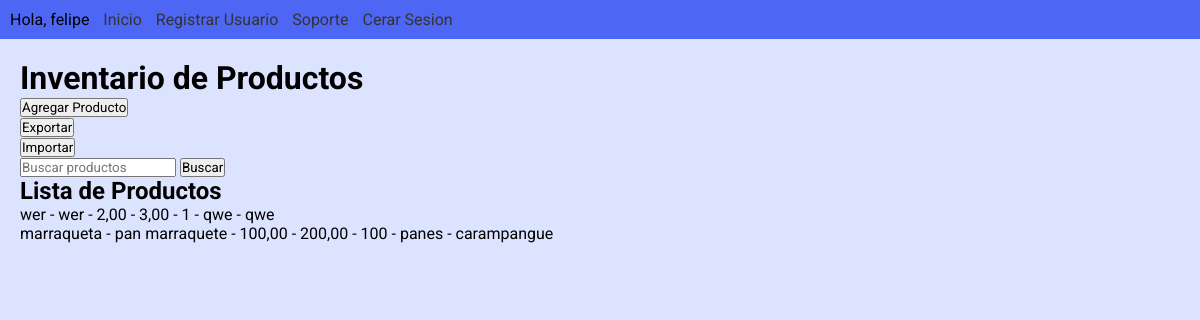
The page /inventario/ (signed in) on the database as committed earlier.
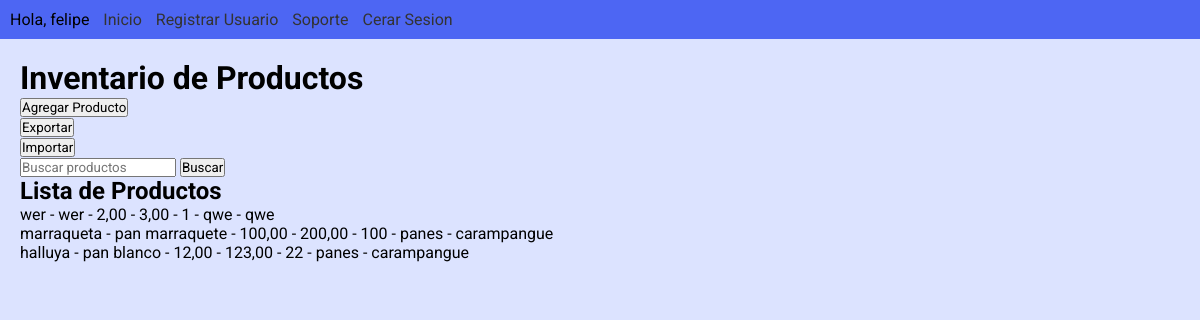
The same page on the database as committed later.
### inventario/models.py (models this page shows)
class Productos(models.Model):
    nombre = models.CharField(max_length=50)
    descripcion = models.TextField()
    precio_compra = models.DecimalField(max_digits=10, decimal_places=2)
    precio_venta = models.DecimalField(max_digits=10, decimal_places=2)
    stock = models.PositiveIntegerField()
    categoria = models.CharField(max_length=50)
    ubicacion = models.CharField(max_length = 50)

### inventario/views.py (the view)
# urls.py: path('inventario/', inventario, name='inventario'),
@login_required(login_url='login')
def inventario(request):
    form = ProductForm()
    query = request.GET.get('q')
    data = list(Productos.objects.all().values())
    print(data)
    if request.method == 'POST':
        form = ProductForm(request.POST)
        if form.is_valid():
            form.save()
            return redirect('inventario')
    if query:
        productos = Productos.objects.filter(
            Q(nombre__icontains=query) |
            Q(descripcion__icontains=query) |
            Q(precio_compra__icontains=query) |
            Q(precio_venta__icontains=query) |
            Q(stock__icontains=query) |
            Q(categoria__icontains=query) |
            Q(ubicacion__icontains=query)
        ).distinct()
        cant = productos.count()
        if cant == 0:
            productos = Productos.objects.all()
            pass
    else:
        productos = Productos.objects.all()
    context = {'productos': productos, 'form': form}
    return render(request, 'inventario.html', context)

### inventario/forms.py
class ProductForm(forms.ModelForm):
    class Meta:
        model = Productos
        fields = '__all__'  # Esto incluirá todos los campos del modelo en el formulario

### inventario/templates/inventario.html (shortened to what this page needs)
{% extends 'base.html' %}
{% load static %}
{% block content %}
    <h1>Inventario de Productos</h1>
    <button id="open-modal">Agregar Producto</button>
    <form method="post" action="{% url 'inventario:export_data' %}">
        <button type="submit">Exportar</button>
    </form>
    <button id="import" >Importar</button>
    <form method="get" action="{% url 'inventario' %}">
        <input type="text" name="q" placeholder="Buscar productos">
        <button type="submit">Buscar</button>
    </form>
    <div id="listado_productos">
        <h2>Lista de Productos</h2>
        <ul>
        {% for producto in productos %}
            <ul>{{ producto.nombre }} - {{ producto.descripcion }} - {{ producto.precio_compra }} - {{ producto.precio_venta }} - {{ producto.stock }} - {{ producto.categoria }} - {{ producto.ubicacion }} </ul>
            {% endfor %}
        </ul>
    </div>
{% endblock %}

Rows that differ between the two databases and show on the page:
added Productos: nombre "halluya", descripcion "pan blanco", precio_compra "12,00", precio_venta "123,00", stock "22", categoria "panes", ubicacion "carampangue"
